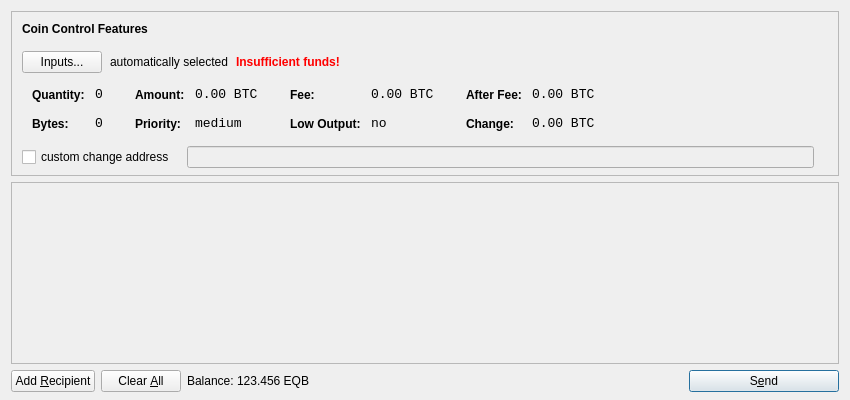
<?xml version="1.0" encoding="UTF-8"?>
<ui version="4.0">
 <class>SendCoinsDialog</class>
 <widget class="QDialog" name="SendCoinsDialog">
  <property name="geometry">
   <rect>
    <x>0</x>
    <y>0</y>
    <width>850</width>
    <height>400</height>
   </rect>
  </property>
  <property name="windowTitle">
   <string>Send Coins</string>
  </property>
  <layout class="QVBoxLayout" name="verticalLayout" stretch="0,1,0">
   <property name="bottomMargin">
    <number>8</number>
   </property>
   <item>
    <widget class="QFrame" name="frameCoinControl">
     <property name="sizePolicy">
      <sizepolicy hsizetype="Expanding" vsizetype="Expanding">
       <horstretch>0</horstretch>
       <verstretch>0</verstretch>
      </sizepolicy>
     </property>
     <property name="maximumSize">
      <size>
       <width>16777215</width>
       <height>16777215</height>
      </size>
     </property>
     <property name="frameShape">
      <enum>QFrame::StyledPanel</enum>
     </property>
     <property name="frameShadow">
      <enum>QFrame::Sunken</enum>
     </property>
     <layout class="QVBoxLayout" name="verticalLayoutCoinControl2">
      <property name="spacing">
       <number>-1</number>
      </property>
      <property name="leftMargin">
       <number>0</number>
      </property>
      <property name="topMargin">
       <number>0</number>
      </property>
      <property name="rightMargin">
       <number>0</number>
      </property>
      <property name="bottomMargin">
       <number>6</number>
      </property>
      <item>
       <layout class="QVBoxLayout" name="verticalLayoutCoinControl" stretch="0,0,0,0,1">
        <property name="spacing">
         <number>0</number>
        </property>
        <property name="leftMargin">
         <number>10</number>
        </property>
        <property name="topMargin">
         <number>10</number>
        </property>
        <item>
         <layout class="QHBoxLayout" name="horizontalLayoutCoinControl1">
          <property name="bottomMargin">
           <number>15</number>
          </property>
          <item>
           <widget class="QLabel" name="labelCoinControlFeatures">
            <property name="sizePolicy">
             <sizepolicy hsizetype="Preferred" vsizetype="Maximum">
              <horstretch>0</horstretch>
              <verstretch>0</verstretch>
             </sizepolicy>
            </property>
            <property name="font">
             <font>
              <weight>75</weight>
              <bold>true</bold>
             </font>
            </property>
            <property name="styleSheet">
             <string notr="true">font-weight:bold;</string>
            </property>
            <property name="text">
             <string>Coin Control Features</string>
            </property>
           </widget>
          </item>
         </layout>
        </item>
        <item>
         <layout class="QHBoxLayout" name="horizontalLayoutCoinControl2" stretch="0,0,0,0">
          <property name="spacing">
           <number>8</number>
          </property>
          <property name="bottomMargin">
           <number>10</number>
          </property>
          <item>
           <widget class="QPushButton" name="pushButtonCoinControl">
            <property name="styleSheet">
             <string notr="true"/>
            </property>
            <property name="text">
             <string>Inputs...</string>
            </property>
           </widget>
          </item>
          <item>
           <widget class="QLabel" name="labelCoinControlAutomaticallySelected">
            <property name="text">
             <string>automatically selected</string>
            </property>
            <property name="margin">
             <number>5</number>
            </property>
           </widget>
          </item>
          <item>
           <widget class="QLabel" name="labelCoinControlInsuffFunds">
            <property name="font">
             <font>
              <weight>75</weight>
              <bold>true</bold>
             </font>
            </property>
            <property name="styleSheet">
             <string notr="true">color:red;font-weight:bold;</string>
            </property>
            <property name="text">
             <string>Insufficient funds!</string>
            </property>
            <property name="margin">
             <number>5</number>
            </property>
           </widget>
          </item>
          <item>
           <spacer name="horizontalSpacerCoinControl">
            <property name="orientation">
             <enum>Qt::Horizontal</enum>
            </property>
            <property name="sizeHint" stdset="0">
             <size>
              <width>40</width>
              <height>1</height>
             </size>
            </property>
           </spacer>
          </item>
         </layout>
        </item>
        <item>
         <widget class="QWidget" name="widgetCoinControl" native="true">
          <property name="sizePolicy">
           <sizepolicy hsizetype="Preferred" vsizetype="Preferred">
            <horstretch>0</horstretch>
            <verstretch>0</verstretch>
           </sizepolicy>
          </property>
          <property name="minimumSize">
           <size>
            <width>0</width>
            <height>0</height>
           </size>
          </property>
          <property name="styleSheet">
           <string notr="true"/>
          </property>
          <layout class="QHBoxLayout" name="horizontalLayoutCoinControl5">
           <property name="margin">
            <number>0</number>
           </property>
           <item>
            <layout class="QHBoxLayout" name="horizontalLayoutCoinControl3" stretch="0,0,0,1">
             <property name="spacing">
              <number>20</number>
             </property>
             <property name="topMargin">
              <number>0</number>
             </property>
             <property name="bottomMargin">
              <number>10</number>
             </property>
             <item>
              <layout class="QFormLayout" name="formLayoutCoinControl1">
               <property name="horizontalSpacing">
                <number>10</number>
               </property>
               <property name="verticalSpacing">
                <number>14</number>
               </property>
               <property name="leftMargin">
                <number>10</number>
               </property>
               <property name="topMargin">
                <number>4</number>
               </property>
               <property name="rightMargin">
                <number>6</number>
               </property>
               <item row="0" column="0">
                <widget class="QLabel" name="labelCoinControlQuantityText">
                 <property name="styleSheet">
                  <string notr="true">font-weight:bold;</string>
                 </property>
                 <property name="text">
                  <string>Quantity:</string>
                 </property>
                 <property name="margin">
                  <number>0</number>
                 </property>
                </widget>
               </item>
               <item row="0" column="1">
                <widget class="QLabel" name="labelCoinControlQuantity">
                 <property name="font">
                  <font>
                   <family>Monospace</family>
                   <pointsize>10</pointsize>
                  </font>
                 </property>
                 <property name="cursor">
                  <cursorShape>IBeamCursor</cursorShape>
                 </property>
                 <property name="contextMenuPolicy">
                  <enum>Qt::ActionsContextMenu</enum>
                 </property>
                 <property name="text">
                  <string notr="true">0</string>
                 </property>
                 <property name="margin">
                  <number>0</number>
                 </property>
                 <property name="textInteractionFlags">
                  <set>Qt::LinksAccessibleByMouse|Qt::TextSelectableByKeyboard|Qt::TextSelectableByMouse</set>
                 </property>
                </widget>
               </item>
               <item row="1" column="0">
                <widget class="QLabel" name="labelCoinControlBytesText">
                 <property name="styleSheet">
                  <string notr="true">font-weight:bold;</string>
                 </property>
                 <property name="text">
                  <string>Bytes:</string>
                 </property>
                </widget>
               </item>
               <item row="1" column="1">
                <widget class="QLabel" name="labelCoinControlBytes">
                 <property name="font">
                  <font>
                   <family>Monospace</family>
                   <pointsize>10</pointsize>
                  </font>
                 </property>
                 <property name="cursor">
                  <cursorShape>IBeamCursor</cursorShape>
                 </property>
                 <property name="contextMenuPolicy">
                  <enum>Qt::ActionsContextMenu</enum>
                 </property>
                 <property name="text">
                  <string notr="true">0</string>
                 </property>
                 <property name="textInteractionFlags">
                  <set>Qt::LinksAccessibleByMouse|Qt::TextSelectableByKeyboard|Qt::TextSelectableByMouse</set>
                 </property>
                </widget>
               </item>
              </layout>
             </item>
             <item>
              <layout class="QFormLayout" name="formLayoutCoinControl2">
               <property name="horizontalSpacing">
                <number>10</number>
               </property>
               <property name="verticalSpacing">
                <number>14</number>
               </property>
               <property name="leftMargin">
                <number>6</number>
               </property>
               <property name="topMargin">
                <number>4</number>
               </property>
               <property name="rightMargin">
                <number>6</number>
               </property>
               <item row="0" column="0">
                <widget class="QLabel" name="labelCoinControlAmountText">
                 <property name="styleSheet">
                  <string notr="true">font-weight:bold;</string>
                 </property>
                 <property name="text">
                  <string>Amount:</string>
                 </property>
                 <property name="margin">
                  <number>0</number>
                 </property>
                </widget>
               </item>
               <item row="0" column="1">
                <widget class="QLabel" name="labelCoinControlAmount">
                 <property name="font">
                  <font>
                   <family>Monospace</family>
                   <pointsize>10</pointsize>
                  </font>
                 </property>
                 <property name="cursor">
                  <cursorShape>IBeamCursor</cursorShape>
                 </property>
                 <property name="contextMenuPolicy">
                  <enum>Qt::ActionsContextMenu</enum>
                 </property>
                 <property name="text">
                  <string notr="true">0.00 BTC</string>
                 </property>
                 <property name="textInteractionFlags">
                  <set>Qt::LinksAccessibleByMouse|Qt::TextSelectableByKeyboard|Qt::TextSelectableByMouse</set>
                 </property>
                </widget>
               </item>
               <item row="1" column="0">
                <widget class="QLabel" name="labelCoinControlPriorityText">
                 <property name="styleSheet">
                  <string notr="true">font-weight:bold;</string>
                 </property>
                 <property name="text">
                  <string>Priority:</string>
                 </property>
                </widget>
               </item>
               <item row="1" column="1">
                <widget class="QLabel" name="labelCoinControlPriority">
                 <property name="font">
                  <font>
                   <family>Monospace</family>
                   <pointsize>10</pointsize>
                  </font>
                 </property>
                 <property name="cursor">
                  <cursorShape>IBeamCursor</cursorShape>
                 </property>
                 <property name="contextMenuPolicy">
                  <enum>Qt::ActionsContextMenu</enum>
                 </property>
                 <property name="text">
                  <string>medium</string>
                 </property>
                 <property name="textInteractionFlags">
                  <set>Qt::LinksAccessibleByMouse|Qt::TextSelectableByKeyboard|Qt::TextSelectableByMouse</set>
                 </property>
                </widget>
               </item>
              </layout>
             </item>
             <item>
              <layout class="QFormLayout" name="formLayoutCoinControl3">
               <property name="horizontalSpacing">
                <number>10</number>
               </property>
               <property name="verticalSpacing">
                <number>14</number>
               </property>
               <property name="leftMargin">
                <number>6</number>
               </property>
               <property name="topMargin">
                <number>4</number>
               </property>
               <property name="rightMargin">
                <number>6</number>
               </property>
               <item row="0" column="0">
                <widget class="QLabel" name="labelCoinControlFeeText">
                 <property name="styleSheet">
                  <string notr="true">font-weight:bold;</string>
                 </property>
                 <property name="text">
                  <string>Fee:</string>
                 </property>
                 <property name="margin">
                  <number>0</number>
                 </property>
                </widget>
               </item>
               <item row="0" column="1">
                <widget class="QLabel" name="labelCoinControlFee">
                 <property name="font">
                  <font>
                   <family>Monospace</family>
                   <pointsize>10</pointsize>
                  </font>
                 </property>
                 <property name="cursor">
                  <cursorShape>IBeamCursor</cursorShape>
                 </property>
                 <property name="contextMenuPolicy">
                  <enum>Qt::ActionsContextMenu</enum>
                 </property>
                 <property name="text">
                  <string notr="true">0.00 BTC</string>
                 </property>
                 <property name="textInteractionFlags">
                  <set>Qt::LinksAccessibleByMouse|Qt::TextSelectableByKeyboard|Qt::TextSelectableByMouse</set>
                 </property>
                </widget>
               </item>
               <item row="1" column="0">
                <widget class="QLabel" name="labelCoinControlLowOutputText">
                 <property name="styleSheet">
                  <string notr="true">font-weight:bold;</string>
                 </property>
                 <property name="text">
                  <string>Low Output:</string>
                 </property>
                </widget>
               </item>
               <item row="1" column="1">
                <widget class="QLabel" name="labelCoinControlLowOutput">
                 <property name="font">
                  <font>
                   <family>Monospace</family>
                   <pointsize>10</pointsize>
                  </font>
                 </property>
                 <property name="cursor">
                  <cursorShape>IBeamCursor</cursorShape>
                 </property>
                 <property name="contextMenuPolicy">
                  <enum>Qt::ActionsContextMenu</enum>
                 </property>
                 <property name="text">
                  <string>no</string>
                 </property>
                 <property name="textInteractionFlags">
                  <set>Qt::LinksAccessibleByMouse|Qt::TextSelectableByKeyboard|Qt::TextSelectableByMouse</set>
                 </property>
                </widget>
               </item>
              </layout>
             </item>
             <item>
              <layout class="QFormLayout" name="formLayoutCoinControl4">
               <property name="horizontalSpacing">
                <number>10</number>
               </property>
               <property name="verticalSpacing">
                <number>14</number>
               </property>
               <property name="leftMargin">
                <number>6</number>
               </property>
               <property name="topMargin">
                <number>4</number>
               </property>
               <property name="rightMargin">
                <number>6</number>
               </property>
               <item row="0" column="0">
                <widget class="QLabel" name="labelCoinControlAfterFeeText">
                 <property name="styleSheet">
                  <string notr="true">font-weight:bold;</string>
                 </property>
                 <property name="text">
                  <string>After Fee:</string>
                 </property>
                 <property name="margin">
                  <number>0</number>
                 </property>
                </widget>
               </item>
               <item row="0" column="1">
                <widget class="QLabel" name="labelCoinControlAfterFee">
                 <property name="font">
                  <font>
                   <family>Monospace</family>
                   <pointsize>10</pointsize>
                  </font>
                 </property>
                 <property name="cursor">
                  <cursorShape>IBeamCursor</cursorShape>
                 </property>
                 <property name="contextMenuPolicy">
                  <enum>Qt::ActionsContextMenu</enum>
                 </property>
                 <property name="text">
                  <string notr="true">0.00 BTC</string>
                 </property>
                 <property name="textInteractionFlags">
                  <set>Qt::LinksAccessibleByMouse|Qt::TextSelectableByKeyboard|Qt::TextSelectableByMouse</set>
                 </property>
                </widget>
               </item>
               <item row="1" column="0">
                <widget class="QLabel" name="labelCoinControlChangeText">
                 <property name="styleSheet">
                  <string notr="true">font-weight:bold;</string>
                 </property>
                 <property name="text">
                  <string>Change:</string>
                 </property>
                </widget>
               </item>
               <item row="1" column="1">
                <widget class="QLabel" name="labelCoinControlChange">
                 <property name="font">
                  <font>
                   <family>Monospace</family>
                   <pointsize>10</pointsize>
                  </font>
                 </property>
                 <property name="cursor">
                  <cursorShape>IBeamCursor</cursorShape>
                 </property>
                 <property name="contextMenuPolicy">
                  <enum>Qt::ActionsContextMenu</enum>
                 </property>
                 <property name="text">
                  <string notr="true">0.00 BTC</string>
                 </property>
                 <property name="textInteractionFlags">
                  <set>Qt::LinksAccessibleByMouse|Qt::TextSelectableByKeyboard|Qt::TextSelectableByMouse</set>
                 </property>
                </widget>
               </item>
              </layout>
             </item>
            </layout>
           </item>
          </layout>
         </widget>
        </item>
        <item>
         <layout class="QHBoxLayout" name="horizontalLayoutCoinControl4" stretch="0,0,0">
          <property name="spacing">
           <number>12</number>
          </property>
          <property name="sizeConstraint">
           <enum>QLayout::SetDefaultConstraint</enum>
          </property>
          <property name="topMargin">
           <number>5</number>
          </property>
          <property name="rightMargin">
           <number>5</number>
          </property>
          <item>
           <widget class="QCheckBox" name="checkBoxCoinControlChange">
            <property name="text">
             <string>custom change address</string>
            </property>
           </widget>
          </item>
          <item>
           <widget class="QLineEdit" name="lineEditCoinControlChange">
            <property name="enabled">
             <bool>false</bool>
            </property>
            <property name="sizePolicy">
             <sizepolicy hsizetype="Expanding" vsizetype="Fixed">
              <horstretch>0</horstretch>
              <verstretch>0</verstretch>
             </sizepolicy>
            </property>
           </widget>
          </item>
          <item>
           <widget class="QLabel" name="labelCoinControlChangeLabel">
            <property name="sizePolicy">
             <sizepolicy hsizetype="Preferred" vsizetype="Expanding">
              <horstretch>0</horstretch>
              <verstretch>0</verstretch>
             </sizepolicy>
            </property>
            <property name="minimumSize">
             <size>
              <width>0</width>
              <height>0</height>
             </size>
            </property>
            <property name="text">
             <string/>
            </property>
            <property name="margin">
             <number>3</number>
            </property>
           </widget>
          </item>
         </layout>
        </item>
        <item>
         <spacer name="verticalSpacerCoinControl">
          <property name="orientation">
           <enum>Qt::Vertical</enum>
          </property>
          <property name="sizeHint" stdset="0">
           <size>
            <width>800</width>
            <height>1</height>
           </size>
          </property>
         </spacer>
        </item>
       </layout>
      </item>
     </layout>
    </widget>
   </item>
   <item>
    <widget class="QScrollArea" name="scrollArea">
     <property name="widgetResizable">
      <bool>true</bool>
     </property>
     <widget class="QWidget" name="scrollAreaWidgetContents">
      <property name="geometry">
       <rect>
        <x>0</x>
        <y>0</y>
        <width>830</width>
        <height>165</height>
       </rect>
      </property>
      <layout class="QVBoxLayout" name="verticalLayout_2">
       <property name="margin">
        <number>0</number>
       </property>
       <item>
        <layout class="QVBoxLayout" name="entries">
         <property name="spacing">
          <number>6</number>
         </property>
        </layout>
       </item>
       <item>
        <spacer name="verticalSpacer">
         <property name="orientation">
          <enum>Qt::Vertical</enum>
         </property>
         <property name="sizeHint" stdset="0">
          <size>
           <width>20</width>
           <height>40</height>
          </size>
         </property>
        </spacer>
       </item>
      </layout>
     </widget>
    </widget>
   </item>
   <item>
    <layout class="QHBoxLayout" name="horizontalLayout">
     <item>
      <widget class="QPushButton" name="addButton">
       <property name="toolTip">
        <string>Send to multiple recipients at once</string>
       </property>
       <property name="text">
        <string>Add &amp;Recipient</string>
       </property>
       <property name="icon">
        <iconset resource="../bitcoin.qrc">
         <normaloff>:/icons/add</normaloff>:/icons/add</iconset>
       </property>
       <property name="autoDefault">
        <bool>false</bool>
       </property>
      </widget>
     </item>
     <item>
      <widget class="QPushButton" name="clearButton">
       <property name="sizePolicy">
        <sizepolicy hsizetype="Minimum" vsizetype="Fixed">
         <horstretch>0</horstretch>
         <verstretch>0</verstretch>
        </sizepolicy>
       </property>
       <property name="toolTip">
        <string>Remove all transaction fields</string>
       </property>
       <property name="text">
        <string>Clear &amp;All</string>
       </property>
       <property name="icon">
        <iconset resource="../bitcoin.qrc">
         <normaloff>:/icons/remove</normaloff>:/icons/remove</iconset>
       </property>
       <property name="autoRepeatDelay">
        <number>300</number>
       </property>
       <property name="autoDefault">
        <bool>false</bool>
       </property>
      </widget>
     </item>
     <item>
      <layout class="QHBoxLayout" name="horizontalLayout_2">
       <property name="spacing">
        <number>3</number>
       </property>
       <item>
        <widget class="QLabel" name="label">
         <property name="text">
          <string>Balance:</string>
         </property>
        </widget>
       </item>
       <item>
        <widget class="QLabel" name="labelBalance">
         <property name="cursor">
          <cursorShape>IBeamCursor</cursorShape>
         </property>
         <property name="text">
          <string>123.456 EQB</string>
         </property>
         <property name="textInteractionFlags">
          <set>Qt::LinksAccessibleByMouse|Qt::TextSelectableByKeyboard|Qt::TextSelectableByMouse</set>
         </property>
        </widget>
       </item>
      </layout>
     </item>
     <item>
      <spacer name="horizontalSpacer">
       <property name="orientation">
        <enum>Qt::Horizontal</enum>
       </property>
       <property name="sizeHint" stdset="0">
        <size>
         <width>40</width>
         <height>20</height>
        </size>
       </property>
      </spacer>
     </item>
     <item>
      <widget class="QPushButton" name="sendButton">
       <property name="minimumSize">
        <size>
         <width>150</width>
         <height>0</height>
        </size>
       </property>
       <property name="toolTip">
        <string>Confirm the send action</string>
       </property>
       <property name="text">
        <string>S&amp;end</string>
       </property>
       <property name="icon">
        <iconset resource="../bitcoin.qrc">
         <normaloff>:/icons/send</normaloff>:/icons/send</iconset>
       </property>
       <property name="default">
        <bool>true</bool>
       </property>
      </widget>
     </item>
    </layout>
   </item>
  </layout>
 </widget>
 <resources>
  <include location="../bitcoin.qrc"/>
 </resources>
 <connections/>
</ui>
